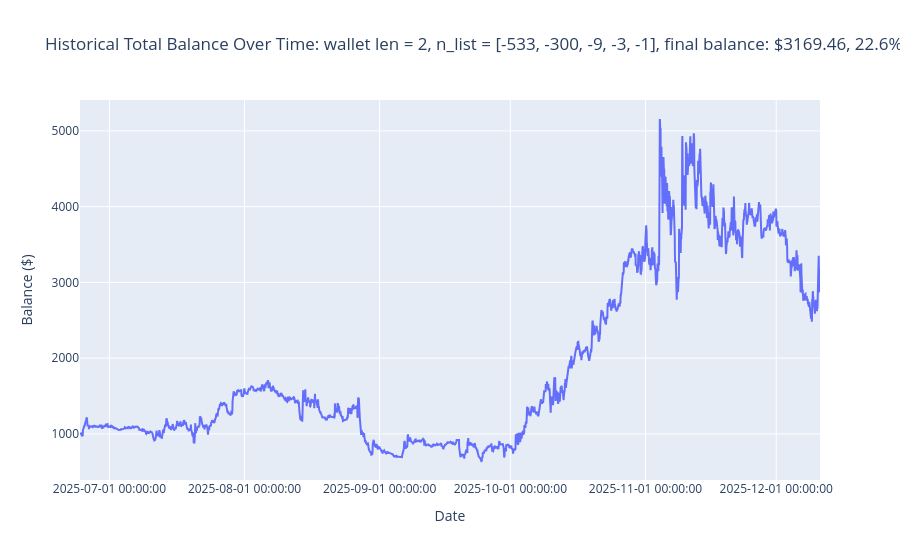

Notebook source saved alongside this figure:
### Code cell
n_list = [-533, -300, -9, -3, -1]
plot_momentum(merged_backtests_df, pct_change_merged_backtests_df, n_list)

### Figure 1 — Plotly figure (JSON) as saved in the notebook; plotly's stock layout.template omitted (floating-point values rounded to 4 significant figures; data arrays with more than 128 entries replaced by an {"elided": "..."} marker saying what was removed)
{"data": [{"mode": "lines", "name": "Total Balance", "type": "scatter", "x": {"elided": "4076 str values"}, "y": {"elided": "4076 float values"}}], "layout": {"hovermode": "x unified", "title": {"text": "Historical Total Balance Over Time: wallet len = 2, n_list = [-533, -300, -9, -3, -1], final balance: $3169.46, 22.6% pm"}, "xaxis": {"tickformat": "%Y-%m-%d %H:%M:%S", "title": {"text": "Date"}}, "yaxis": {"title": {"text": "Balance ($)"}}}}
